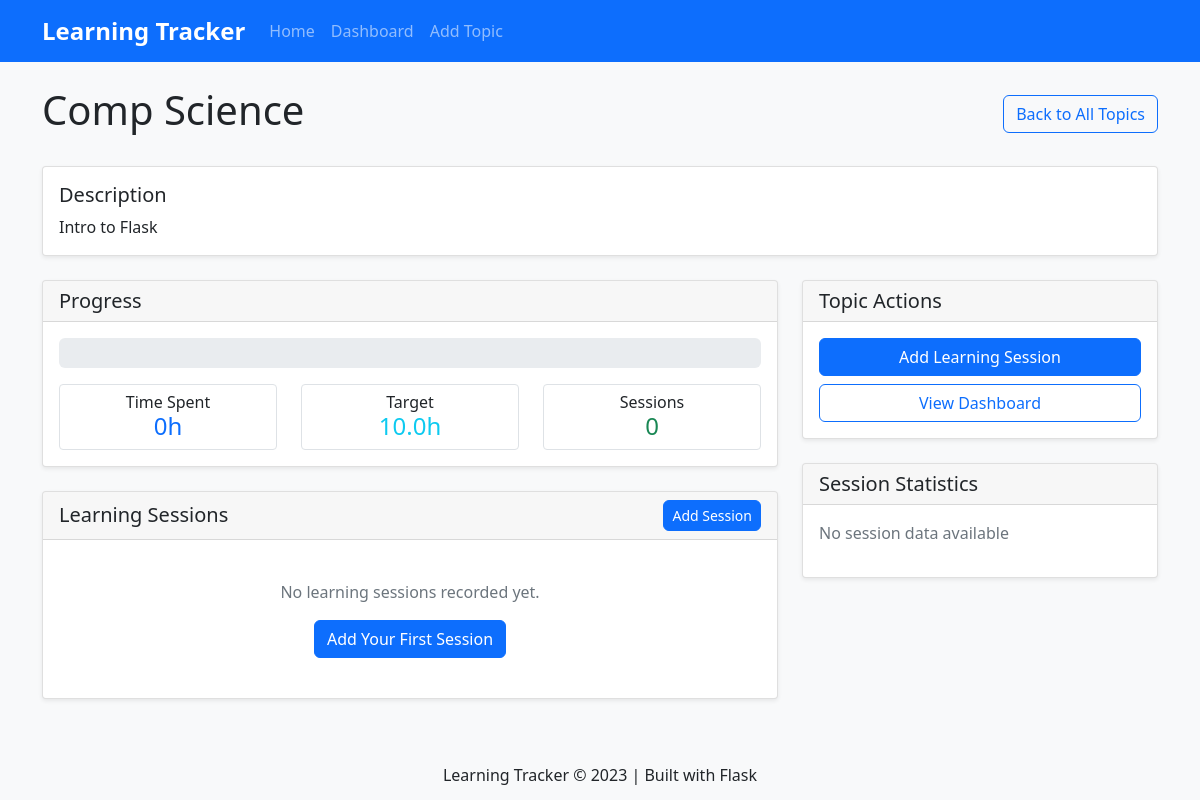
The page /topic/1 on the database its author committed.
### app/models.py (models this page shows, shortened)
class LearningTopic(db.Model):
    id = db.Column(db.Integer, primary_key=True)
    name = db.Column(db.String(100), nullable=False)
    description = db.Column(db.Text)
    target_hours = db.Column(db.Float, default=10.0)  # Default target: 10 hours
    created_at = db.Column(db.DateTime, default=datetime.utcnow)
    sessions = db.relationship('LearningSession', backref='topic', lazy='dynamic',
                              cascade='all, delete-orphan')
    def total_time_spent(self):
        return sum(session.duration for session in self.sessions)
    def progress_percentage(self):
        if self.target_hours == 0:
            return 0
        return min(100, (self.total_time_spent() / self.target_hours) * 100)

### app/routes.py (the view)
@main_bp.route('/topic/<int:topic_id>')
def topic_detail(topic_id):
    topic = LearningTopic.query.get_or_404(topic_id)
    today = date.today().isoformat()
    return render_template('topic_detail.html', topic=topic, today=today)

### app/templates/topic_detail.html (shortened to what this page needs)
{% extends "base.html" %}
{% block content %}
<div class="d-flex justify-content-between align-items-center mb-4">
    <h1>{{ topic.name }}</h1>
    <a href="{{ url_for('main.index') }}" class="btn btn-outline-primary">Back to All Topics</a>
</div>
{% if topic.description %}
<div class="card mb-4">
    <div class="card-body">
        <h5 class="card-title">Description</h5>
        <p class="card-text">{{ topic.description }}</p>
    </div>
</div>
{% endif %}
<div class="row">
    <div class="col-md-8">
        <div class="card mb-4">
            <div class="card-header">
                <h5 class="card-title mb-0">Progress</h5>
            </div>
            <div class="card-body">
                <div class="progress mb-3" style="height: 30px;">
                </div>
                <div class="row text-center">
                    <div class="col-4">
                        <div class="border rounded p-2">
                            <h6 class="mb-0">Time Spent</h6>
                            <h4 class="text-primary mb-0">{{ topic.total_time_spent()|round(1) }}h</h4>
                        </div>
                    </div>
                    <div class="col-4">
                        <div class="border rounded p-2">
                            <h6 class="mb-0">Target</h6>
                            <h4 class="text-info mb-0">{{ topic.target_hours }}h</h4>
                        </div>
                    </div>
                    <div class="col-4">
                        <div class="border rounded p-2">
                            <h6 class="mb-0">Sessions</h6>
                            <h4 class="text-success mb-0">{{ topic.sessions.count() }}</h4>
                        </div>
                    </div>
                </div>
            </div>
        </div>
        <div class="card">
            <div class="card-header d-flex justify-content-between align-items-center">
                <h5 class="card-title mb-0">Learning Sessions</h5>
                <button class="btn btn-sm btn-primary" data-bs-toggle="modal" data-bs-target="#addSessionModal">
                    Add Session
                </button>
            </div>
            <div class="card-body">
                {% if topic.sessions.count() > 0 %}
                <div class="table-responsive">
                    <table class="table table-hover">
                        <thead>
                            <tr>
                                <th>Date</th>
                                <th>Duration (hours)</th>
                                <th>Notes</th>
                            </tr>
                        </thead>
                        <tbody>
                            {% for session in topic.sessions %}
                            <tr>
                                <td>{{ session.date.strftime('%Y-%m-%d') }}</td>
                                <td>{{ session.duration }}</td>
                                <td>
                                    {% if session.notes %}
                                        {{ session.notes }}
                                    {% else %}
                                        <span class="text-muted">No notes</span>
                                    {% endif %}
                                </td>
                            </tr>
                            {% endfor %}
                        </tbody>
                    </table>
                </div>
                {% else %}
                <div class="text-center py-4">
                    <p class="text-muted">No learning sessions recorded yet.</p>
                    <button class="btn btn-primary" data-bs-toggle="modal" data-bs-target="#addSessionModal">
                        Add Your First Session
                    </button>
                </div>
                {% endif %}
            </div>
        </div>
    </div>
    <div class="col-md-4">
        <div class="card">
            <div class="card-header">
                <h5 class="card-title mb-0">Topic Actions</h5>
            </div>
            <div class="card-body">
                <div class="d-grid gap-2">
                    <button class="btn btn-primary" data-bs-toggle="modal" data-bs-target="#addSessionModal">
                        Add Learning Session
                    </button>
                    <a href="{{ url_for('main.dashboard') }}" class="btn btn-outline-primary">
                        View Dashboard
                    </a>
                </div>
            </div>
        </div>
        <div class="card mt-4">
            <div class="card-header">
                <h5 class="card-title mb-0">Session Statistics</h5>
            </div>
            <div class="card-body">
                {% if topic.sessions.count() > 0 %}
                <div class="mb-2">
                    <strong>Average session length:</strong>
                    {{ (topic.total_time_spent() / topic.sessions.count())|round(2) }} hours
                </div>
                <div class="mb-2">
                    <strong>First session:</strong>
                    {{ topic.sessions.order_by('date').first().date.strftime('%Y-%m-%d') }}
                </div>
                <div>
                    <strong>Last session:</strong>
                    {{ topic.sessions.order_by('date desc').first().date.strftime('%Y-%m-%d') }}
                </div>
                {% else %}
                <p class="text-muted">No session data available</p>
                {% endif %}
            </div>
        </div>
    </div>
</div>
{% endblock %}

### app/static/css/style.css (style rules this page uses)
body { background-color: #f8f9fa; font-family: 'Segoe UI', Tahoma, Geneva, Verdana, sans-serif; }
.card { box-shadow: 0 0.125rem 0.25rem rgba(0, 0, 0, 0.075); border: 1px solid rgba(0, 0, 0, 0.125); transition: transform 0.2s; }
.progress { height: 1.5rem; background-color: #e9ecef; border-radius: 0.375rem; }
.btn { border-radius: 0.375rem; }

### rows shown on the page
LearningTopic: name "Comp Science", description "Intro to Flask", target_hours "10.0"

### other values the page prints
{{ topic.total_time_spent()|round(1) }} "0"
{{ topic.sessions.count() }} "0"
